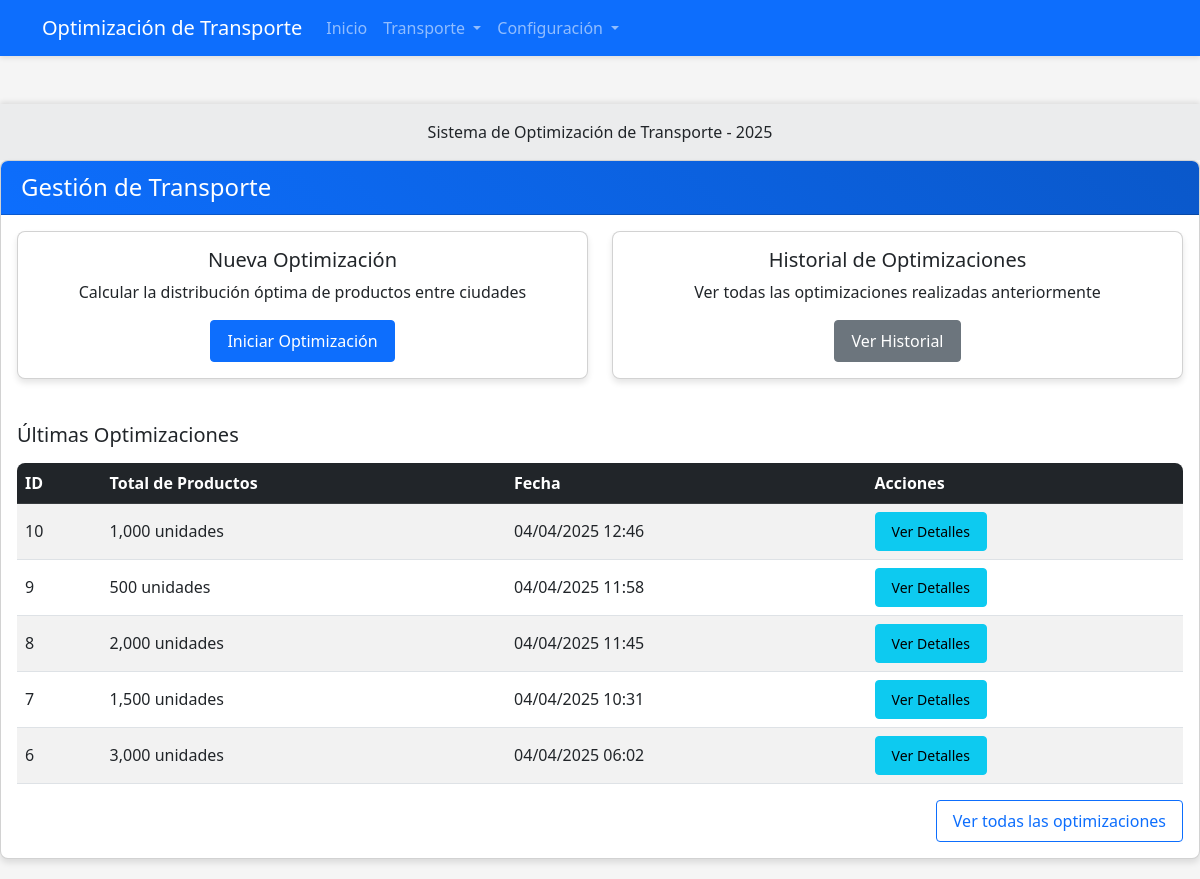
The app's page /proyecto_transporte/public/index.php?controller=transporte with its own data.
### tables this page shows
CREATE TABLE `optimizaciones` (
  `id` int(11) NOT NULL,
  `total_productos` int(11) NOT NULL,
  `fecha_calculo` timestamp NOT NULL DEFAULT current_timestamp()
);

### proyecto_transporte/controllers/TransporteController.php (called while the page is built, shortened)
<?php
$base_path = dirname(__DIR__);
require_once $base_path . '/models/TransporteModel.php';
require_once $base_path . '/models/CiudadModel.php';
require_once $base_path . '/models/RutaModel.php';
class TransporteController {
    private $transporteModel;
    private $base_path;
    public function __construct() {
        $this->transporteModel = new TransporteModel();
$this->base_path = BASE_PATH;
    }
    public function index() {
        $optimizaciones = $this->transporteModel->getAllOptimizaciones();
        include_once $this->base_path . '/views/layouts/main.php';
        include_once $this->base_path . '/views/transporte/index.php';
    }
}
?>

### proyecto_transporte/models/TransporteModel.php (called while the page is built, shortened)
<?php
$serverRoot = $_SERVER['DOCUMENT_ROOT'];
$projectFolder = '/proyecto_transporte';
$projectRoot = $serverRoot . $projectFolder;
$databaseFile = $projectRoot . '/config/database.php';
$matrizInversaFile = $projectRoot . '/utils/MatrizInversa.php';
$rutaModelFile = $projectRoot . '/models/RutaModel.php';
class TransporteModel {
    private $conn;
    private $tabla_optimizaciones = "optimizaciones";
    public function __construct() {
        $database = new Database();
        $this->conn = $database->getConnection();
    }
    public function getAllOptimizaciones() {
        $query = "SELECT id, total_productos, fecha_calculo FROM " . $this->tabla_optimizaciones . " ORDER BY fecha_calculo DESC";
        $stmt = $this->conn->prepare($query);
        $stmt->execute();
        return $stmt;
    }
}
?>

### proyecto_transporte/models/RutaModel.php (called while the page is built, shortened)
<?php
$serverRoot = $_SERVER['DOCUMENT_ROOT'];
$projectFolder = '/proyecto_transporte';
$projectRoot = $serverRoot . $projectFolder;
require_once $projectRoot . '/config/database.php';
class RutaModel {
    public function __construct() {
        $database = new Database();
    }
}
?>

### proyecto_transporte/models/CiudadModel.php (called while the page is built, shortened)
<?php
$serverRoot = $_SERVER['DOCUMENT_ROOT'];
$projectFolder = '/proyecto_transporte';
$projectRoot = $serverRoot . $projectFolder;
require_once $projectRoot . '/config/database.php';
class CiudadModel {
    public function __construct() {
        $database = new Database();
    }
}
?>

### proyecto_transporte/config/database.php (called while the page is built, shortened)
<?php
class Database {
    private $host = 'localhost';
    private $db_name = 'transporte_optimizacion';
    private $username = 'root';
    private $password = '';
    public function getConnection() {
        $this->conn = null;
        try {
            $this->conn = new PDO(
                "mysql:host={$this->host};dbname={$this->db_name}",
                $this->username,
                $this->password
            );
            $this->conn->setAttribute(PDO::ATTR_ERRMODE, PDO::ERRMODE_EXCEPTION);
            $this->conn->exec("set names utf8");
        } catch(PDOException $e) {
            echo "Error de conexión: " . $e->getMessage();
        }
        return $this->conn;
    }
}
?>

### proyecto_transporte/views/transporte/index.php (the view, shortened to what this page needs)
<div class="row">
    <div class="col-md-12">
        <div class="card">
            <div class="card-header bg-primary text-white">
                <h4 class="mb-0">Gestión de Transporte</h4>
            </div>
            <div class="card-body">
                <div class="row mb-4">
                    <div class="col-md-6">
                        <div class="card">
                            <div class="card-body text-center">
                                <h5 class="card-title">Nueva Optimización</h5>
                                <p class="card-text">Calcular la distribución óptima de productos entre ciudades</p>
                                <a href="index.php?controller=transporte&action=optimizar" class="btn btn-primary">Iniciar Optimización</a>
                            </div>
                        </div>
                    </div>
                    <div class="col-md-6">
                        <div class="card">
                            <div class="card-body text-center">
                                <h5 class="card-title">Historial de Optimizaciones</h5>
                                <p class="card-text">Ver todas las optimizaciones realizadas anteriormente</p>
                                <a href="index.php?controller=transporte&action=historia" class="btn btn-secondary">Ver Historial</a>
                            </div>
                        </div>
                    </div>
                </div>
                <h5 class="mt-4 mb-3">Últimas Optimizaciones</h5>
                <div class="table-responsive">
                    <table class="table table-striped table-hover">
                        <thead class="table-dark">
                            <tr>
                                <th>ID</th>
                                <th>Total de Productos</th>
                                <th>Fecha</th>
                                <th>Acciones</th>
                            </tr>
                        </thead>
                        <tbody>
                            <?php
                            $count = 0;
                            while ($row = $optimizaciones->fetch(PDO::FETCH_ASSOC)) {
                                $count++;
                                if ($count > 5) break;
                            ?>
                                <tr>
                                    <td><?php echo $row['id']; ?></td>
                                    <td><?php echo number_format($row['total_productos']); ?> unidades</td>
                                    <td><?php echo date('d/m/Y H:i', strtotime($row['fecha_calculo'])); ?></td>
                                    <td>
                                        <a href="index.php?controller=transporte&action=resultados&id=<?php echo $row['id']; ?>" class="btn btn-sm btn-info">Ver Detalles</a>
                                    </td>
                                </tr>
                            <?php
                            }
                            ?>
                        </tbody>
                    </table>
                </div>
                <?php if ($count > 0) { ?>
                    <div class="text-end">
                        <a href="index.php?controller=transporte&action=historia" class="btn btn-outline-primary">Ver todas las optimizaciones</a>
                    </div>
                <?php } ?>
            </div>
        </div>
    </div>
</div>

### proyecto_transporte/public/index.php (shortened to what this page needs)
<?php
spl_autoload_register(function($class_name) {
    $directories = ['/controllers/', '/models/', '/utils/'];
    foreach ($directories as $directory) {
        $file = BASE_PATH . $directory . $class_name . '.php';
        if (file_exists($file)) {
            return;
        }
    }
});
$controller = isset($_GET['controller']) ? $_GET['controller'] : 'home';
$action = isset($_GET['action']) ? $_GET['action'] : 'index';
$controllerClass = ucfirst($controller) . 'Controller';
if (file_exists(BASE_PATH . '/controllers/' . $controllerClass . '.php')) {
    $controller = new $controllerClass();
    if (method_exists($controller, $action)) {
        $controller->$action();
    } else {
        echo "Acción no encontrada: " . $action;
    }
} else {
    echo "Controlador no encontrado: " . $controllerClass;
}
?>

### proyecto_transporte/views/layouts/main.php (shortened to what this page needs)
<!DOCTYPE html>
<html lang="es">
<head>
    <link href="https://cdn.jsdelivr.net/npm/bootstrap@5.3.0-alpha1/dist/css/bootstrap.min.css" rel="stylesheet">
    <link href="https://cdnjs.cloudflare.com/ajax/libs/font-awesome/6.0.0/css/all.min.css" rel="stylesheet">
    <link href="css/style.css" rel="stylesheet">
</head>
<body>
    <nav class="navbar navbar-expand-lg navbar-dark bg-primary">
        <div class="container">
            <a class="navbar-brand" href="index.php">Optimización de Transporte</a>
            <div class="collapse navbar-collapse" id="navbarNav">
                <ul class="navbar-nav">
                    <li class="nav-item">
                        <a class="nav-link" href="index.php">Inicio</a>
                    </li>
                    <li class="nav-item dropdown">
                        <a class="nav-link dropdown-toggle" href="#" id="navbarTransporteDropdown" role="button" data-bs-toggle="dropdown" aria-expanded="false">
                            Transporte
                        </a>
                    </li>
                    <li class="nav-item dropdown">
                        <a class="nav-link dropdown-toggle" href="#" id="navbarConfigDropdown" role="button" data-bs-toggle="dropdown" aria-expanded="false">
                            Configuración
                        </a>
                    </li>
                </ul>
            </div>
        </div>
    </nav>
    <footer class="bg-light text-center text-lg-start mt-5">
        <div class="text-center p-3" style="background-color: rgba(0, 0, 0, 0.05);">
            Sistema de Optimización de Transporte - <?php echo date('Y'); ?>
        </div>
    </footer>
</body>
</html>

### proyecto_transporte/public/css/style.css (style rules this page uses)
body { background-color: #f5f5f5; font-family: 'Segoe UI', Tahoma, Geneva, Verdana, sans-serif; }
.navbar { box-shadow: 0 2px 5px rgba(0, 0, 0, 0.1); }
.card { box-shadow: 0 4px 6px rgba(0, 0, 0, 0.1); margin-bottom: 20px; border-radius: 8px; overflow: hidden; transition: transform 0.3s ease; }
.card-header { font-weight: bold; padding: 12px 20px; }
.btn { border-radius: 4px; padding: 8px 16px; font-weight: 500; }
.btn-primary { background-color: #0d6efd; border-color: #0d6efd; }
.table th, .table td { vertical-align: middle; }
.table-responsive { border-radius: 8px; overflow: hidden; }
footer { box-shadow: 0 -2px 5px rgba(0, 0, 0, 0.1); }
.card-header.bg-primary { background: linear-gradient(45deg, #0d6efd, #0a58ca); }

### records on screen
optimizaciones: id "10", total_productos "1,000", fecha_calculo "04/04/2025 12:46"
optimizaciones: id "9", total_productos "500", fecha_calculo "04/04/2025 11:58"
optimizaciones: id "8", total_productos "2,000", fecha_calculo "04/04/2025 11:45"
optimizaciones: id "7", total_productos "1,500", fecha_calculo "04/04/2025 10:31"
optimizaciones: id "6", total_productos "3,000", fecha_calculo "04/04/2025 06:02"
